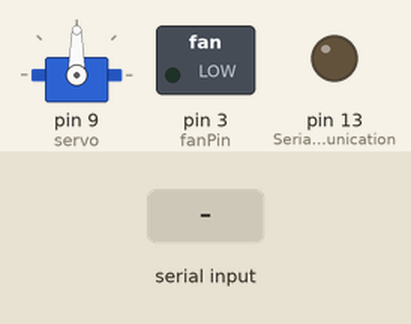
The sketch below on a simulated Arduino Uno, built with avr-gcc and run on an emulated ATmega328P. On the bench: servo, switched loads named in the sketch (green lamp = pin HIGH), output pins drawn as LEDs (lit = HIGH). Inputs (shaded band) come from the test bench.

Above: at 1.2 s.
1.3 s: "F90\n" received over Serial
At 2.0 s:
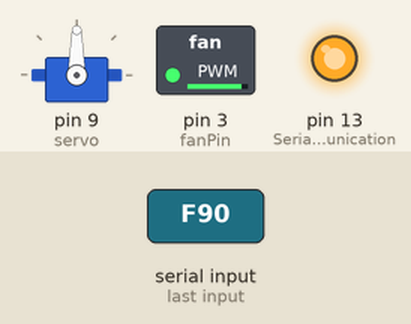
2.8 s: "F,45\n" received over Serial
At 3.2 s:
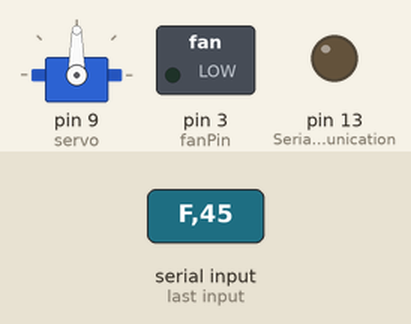
Timing chart, 0 to 5.8 s (numbered marks = the images above; inputs shaded):
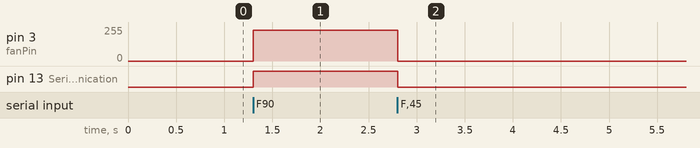

The sketch:

hand_gesture.ino
```cpp
#include <Servo.h>

Servo servo;
int fanPin = 3;  // Pin for controlling the fan through the transistor

void setup() {
  servo.attach(9);         // Servo connected to pin 9
  pinMode(fanPin, OUTPUT); // Fan control pin
  digitalWrite(fanPin, LOW);  // Ensure the fan is off initially
  Serial.begin(9600);
  pinMode(13,OUTPUT);     // Serial communication
}

void loop() {
  if (Serial.available()) {
    String command = Serial.readStringUntil('\n');

    // Fan speed control
    if (command.startsWith("F")) {
      int fanSpeed = command.substring(1).toInt();

      if (fanSpeed == 0)
      {
        digitalWrite(13,LOW);
        // If fanSpeed is 0, turn off the fan by setting the pin LOW
        digitalWrite(fanPin, LOW);
      }
       else
        {
        // Otherwise, adjust the fan speed with PWM (map 0-100 to 0-255)
        analogWrite(fanPin, map(fanSpeed, 0, 100, 0, 255));
        digitalWrite(13,HIGH);
      }
    }

    // Servo direction control
    if (command.startsWith("S")) {
      char direction = command[1];
      if (direction == 'L')
      {
        servo.write(0);  // Turn left
      }
      else if (direction == 'R')
      {
        servo.write(180);  // Turn right
      }
       else
      {
        servo.write(90);  // Center
      }
    }
  }
}
```

Measured:
- after the input at 1.3 s, pin 3 (fanPin): 0/255 → 229/255 at once; pin 13 (Serial_communication): LOW → HIGH at once
- after the input at 2.8 s, pin 3 (fanPin): 229/255 → 0/255 at once; pin 13 (Serial_communication): HIGH → LOW at once
